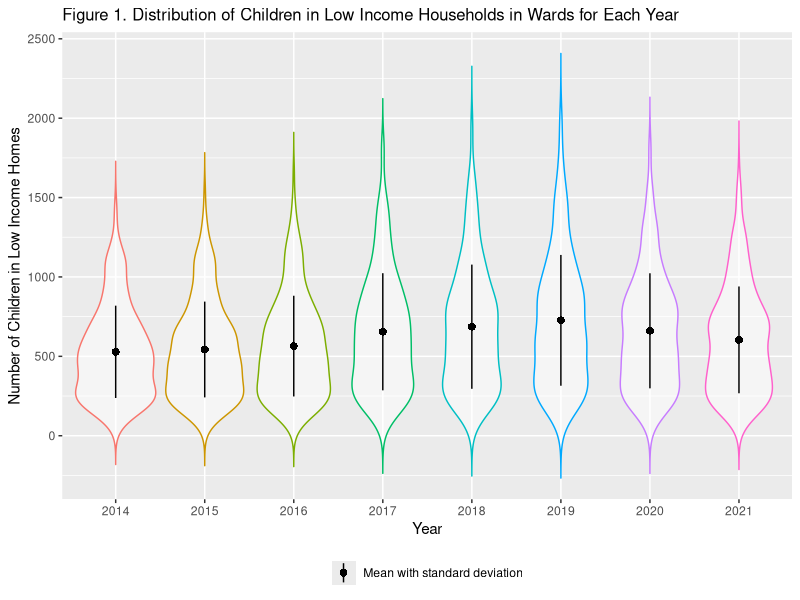
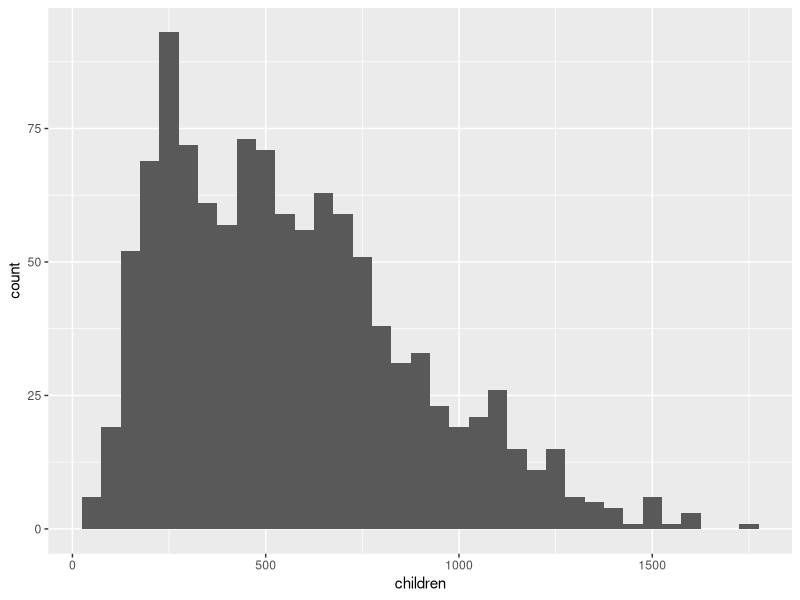
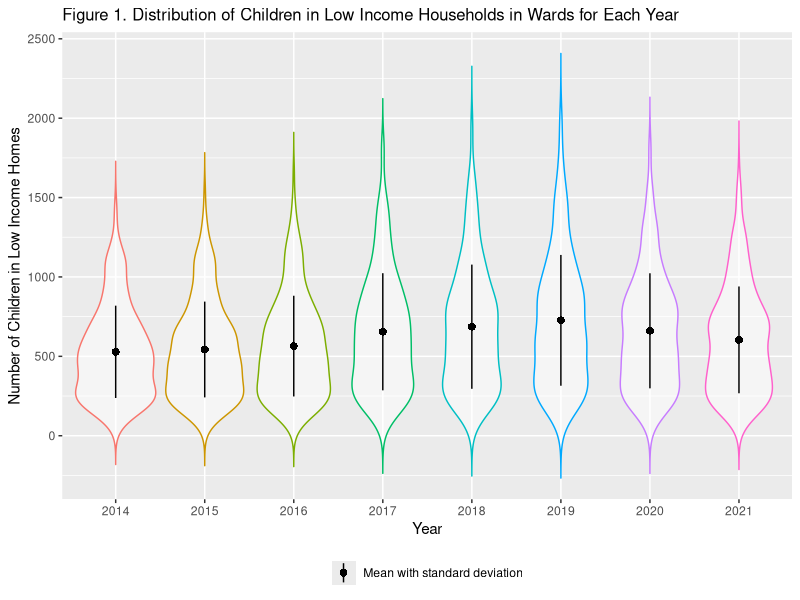

Recreate these plots in R, in order.
## ---- chunk 1
library(tidyverse)
library(lubridate)
library(emmeans)
library(gridExtra)
options(width=100)
## ---- chunk 2
# Read the data of children in low income homes provided in csv format
children_low_income <- read_csv('children_low_income_data.csv')

# Group the data of children in low income homes by borough across all years and summarize them by showing average, standard deviation, minimum numbers, and maximum numbers
(children_low_income_by_borough <- children_low_income %>%
  group_by(Borough) %>%
  summarise(
    Average=floor(mean(children, na.rm=TRUE)),
    Standard_Deviation=floor(sd(children, na.rm=TRUE)),
    Minimum=min(children, na.rm=TRUE),
    Maximum=max(children, na.rm=TRUE)
    ) %>%
   knitr::kable(caption = "Table 1. Children in Low Income Households by Borough", align = "lcccc")
 )
## ---- chunk 3
# Filter and exclude boroughs with unusual numbers
children_low_income_new <- children_low_income %>%
  group_by(year) %>%
  filter(!(Borough%in%c("City of London", "Kensington and Chelsea", "Kingston upon Thames", "Richmond upon Thames", "Westminster")))
## ---- chunk 4
# Check the type of data and find missing values in "children" column
str(children_low_income_new) 
summary(children_low_income_new)
## ---- chunk 5
# Change the "year" column to factor before creating distribution plot
children_low_income_new$year <- as.factor(children_low_income_new$year)
## ---- chunk 6
# Make the distribution plot for number of children in low income homes across all years using violin plot
ggplot(children_low_income_new, aes(x=year, y=children, fill=children)) +
  geom_violin(trim=FALSE, alpha = 0.5, aes(color=year)) +
  stat_summary(fun.data=mean_sdl, fun.args = list(mult=1), color="black", aes(shape="Mean with standard deviation")) +
  labs(x="Year", y="Number of Children in Low Income Homes", title = "Figure 1. Distribution of Children in Low Income Households in Wards for Each Year") +
  guides(col="none") + 
  theme(legend.position="bottom", legend.title=element_blank(), plot.title = element_text(size = 12))
## ---- chunk 7
# Filter the dataset to include only data in year 2014 and 2021
children_low_income_for_ttest <- filter(children_low_income_new, (year%in%c("2014","2021")))
## ---- chunk 8
# Use histogram to see if the distribution of the data is normal or not
ggplot(children_low_income_for_ttest) + geom_histogram(aes(children), binwidth=50)
## ---- chunk 9
# Perform t-test for data across all years
t.test(children~year, data=children_low_income_for_ttest)

# Conduct estimation approach
m_children_low_income_by_year <- lm(children~year, data=children_low_income_for_ttest)
m_children_low_income_by_year_emm <- emmeans(m_children_low_income_by_year, ~year)
m_children_low_income_by_year_contrast <- confint(pairs(m_children_low_income_by_year_emm))
m_children_low_income_by_year_contrast
## ---- chunk 10
(children_low_income_by_borough <- children_low_income %>%
  group_by(Borough) %>%
  summarise(
    Average=floor(mean(children, na.rm=TRUE)),
    Standard_Deviation=floor(sd(children, na.rm=TRUE)),
    Minimum=min(children, na.rm=TRUE),
    Maximum=max(children, na.rm=TRUE)
    ) %>%
   knitr::kable(caption = "Table 1. Children in Low Income Households by Borough", align = "lcccc")
 )
## ---- chunk 11
ggplot(children_low_income_new, aes(x=year, y=children, fill=children)) +
  geom_violin(trim=FALSE, alpha = 0.5, aes(color=year)) +
  stat_summary(fun.data=mean_sdl, fun.args = list(mult=1), color="black", aes(shape="Mean with standard deviation")) +
  labs(x="Year", y="Number of Children in Low Income Homes", title = "Figure 1. Distribution of Children in Low Income Households in Wards for Each Year") +
  guides(col="none") + 
  theme(legend.position="bottom", legend.title=element_blank(), plot.title = element_text(size = 12))
